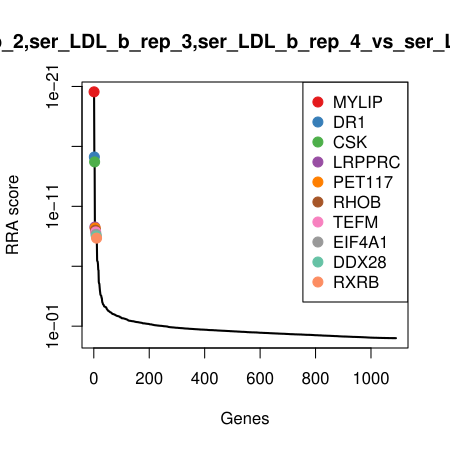

R code for this plot:
pdf(file='ser_bottom_top.pdf',width=4.5,height=4.5);
gstable=read.table('ser_bottom_top.gene_summary.txt',header=T)
# 
#
# parameters
# Do not modify the variables beginning with "__"

# gstablename='__GENE_SUMMARY_FILE__'
startindex=3
# outputfile='__OUTPUT_FILE__'
targetgenelist=c("MYLIP","DR1","CSK","LRPPRC","PET117","RHOB","TEFM","EIF4A1","DDX28","RXRB")
# samplelabel=sub('.\\w+.\\w+$','',colnames(gstable)[startindex]);
samplelabel='ser_LDL_b_rep_1,ser_LDL_b_rep_2,ser_LDL_b_rep_3,ser_LDL_b_rep_4_vs_ser_LDL_t_rep_1,ser_LDL_t_rep_2,ser_LDL_t_rep_3,ser_LDL_t_rep_4 neg.'


# You need to write some codes in front of this code:
# gstable=read.table(gstablename,header=T)
# pdf(file=outputfile,width=6,height=6)


# set up color using RColorBrewer
#library(RColorBrewer)
#colors <- brewer.pal(length(targetgenelist), "Set1")

colors=c( "#E41A1C", "#377EB8", "#4DAF4A", "#984EA3", "#FF7F00",  "#A65628", "#F781BF",
          "#999999", "#66C2A5", "#FC8D62", "#8DA0CB", "#E78AC3", "#A6D854", "#FFD92F", "#E5C494", "#B3B3B3", 
          "#8DD3C7", "#FFFFB3", "#BEBADA", "#FB8072", "#80B1D3", "#FDB462", "#B3DE69", "#FCCDE5",
          "#D9D9D9", "#BC80BD", "#CCEBC5", "#FFED6F")

######
# function definition

plotrankedvalues<-function(val, tglist, ...){
  
  plot(val,log='y',ylim=c(max(val),min(val)),type='l',lwd=2, ...)
  if(length(tglist)>0){
    for(i in 1:length(tglist)){
      targetgene=tglist[i];
      tx=which(names(val)==targetgene);ty=val[targetgene];
      points(tx,ty,col=colors[(i %% length(colors)) ],cex=2,pch=20)
      # text(tx+50,ty,targetgene,col=colors[i])
    }
    legend('topright',tglist,pch=20,pt.cex = 2,cex=1,col=colors)
  }
}



plotrandvalues<-function(val,targetgenelist, ...){
  # choose the one with the best distance distribution
  
  mindiffvalue=0;
  randval=val;
  for(i in 1:20){
    randval0=sample(val)
    vindex=sort(which(names(randval0) %in% targetgenelist))
    if(max(vindex)>0.9*length(val)){
      # print('pass...')
      next;
    }
    mindiffind=min(diff(vindex));
    if (mindiffind > mindiffvalue){
      mindiffvalue=mindiffind;
      randval=randval0;
      # print(paste('Diff: ',mindiffvalue))
    }
  }
  plot(randval,log='y',ylim=c(max(randval),min(randval)),pch=20,col='grey', ...)
  
  if(length(targetgenelist)>0){
    for(i in 1:length(targetgenelist)){
      targetgene=targetgenelist[i];
      tx=which(names(randval)==targetgene);ty=randval[targetgene];
      points(tx,ty,col=colors[(i %% length(colors)) ],cex=2,pch=20)
      text(tx+50,ty,targetgene,col=colors[i])
    }
  }
  
}




# set.seed(1235)



pvec=gstable[,startindex]
names(pvec)=gstable[,'id']
pvec=sort(pvec);

plotrankedvalues(pvec,targetgenelist,xlab='Genes',ylab='RRA score',main=paste('Distribution of RRA scores in \\n',samplelabel))

# plotrandvalues(pvec,targetgenelist,xlab='Genes',ylab='RRA score',main=paste('Distribution of RRA scores in \\n',samplelabel))


pvec=gstable[,startindex+1]
names(pvec)=gstable[,'id']
pvec=sort(pvec);

plotrankedvalues(pvec,targetgenelist,xlab='Genes',ylab='p value',main=paste('Distribution of p values in \\n',samplelabel))

# plotrandvalues(pvec,targetgenelist,xlab='Genes',ylab='p value',main=paste('Distribution of p values in \\n',samplelabel))



# you need to write after this code:
# dev.off()






# parameters
# Do not modify the variables beginning with "__"
targetmat=list(c(1001.1514249507161,847.1338244245449),c(933.8365042008063,880.7622488984562),c(945.2536401588562,842.4613550936662),c(966.1957934063299,783.9281473909163),c(1504.7216112496658,773.6722005008418),c(1656.0059192325216,890.3989275212509),c(1459.547175446594,883.3780667227805),c(1500.3966009835624,856.091375556644),c(1318.9362428262539,1031.0411181709628),c(1269.4065145139377,944.1966237714215),c(1322.5148849681195,973.5746975147198),c(1223.3201206391254,901.9450512833223),c(855.0973934850108,572.1966067732473),c(939.3208027031823,518.482459719075),c(997.5894428606663,518.881512259911),c(1066.0998045348015,484.2083961211372))
targetgene="MYLIP"
collabel=c("ser_LDL_t_rep_1","ser_LDL_t_rep_2","ser_LDL_t_rep_3","ser_LDL_t_rep_4","ser_LDL_b_rep_1","ser_LDL_b_rep_2","ser_LDL_b_rep_3","ser_LDL_b_rep_4")

# set up color using RColorBrewer
#library(RColorBrewer)
#colors <- brewer.pal(length(targetgenelist), "Set1")

colors=c( "#E41A1C", "#377EB8", "#4DAF4A", "#984EA3", "#FF7F00",  "#A65628", "#F781BF",
          "#999999", "#66C2A5", "#FC8D62", "#8DA0CB", "#E78AC3", "#A6D854", "#FFD92F", "#E5C494", "#B3B3B3", 
          "#8DD3C7", "#FFFFB3", "#BEBADA", "#FB8072", "#80B1D3", "#FDB462", "#B3DE69", "#FCCDE5",
          "#D9D9D9", "#BC80BD", "#CCEBC5", "#FFED6F")


## code

targetmatvec=unlist(targetmat)+1
yrange=range(targetmatvec[targetmatvec>0]);
# yrange[1]=1; # set the minimum value to 1
for(i in 1:length(targetmat)){
  vali=targetmat[[i]]+1;
  if(i==1){
    plot(1:length(vali),vali,type='b',las=1,pch=20,main=paste('sgRNAs in',targetgene),ylab='Read counts',xlab='Samples',xlim=c(0.7,length(vali)+0.3),ylim = yrange,col=colors[(i %% length(colors))],xaxt='n',log='y')
    axis(1,at=1:length(vali),labels=(collabel),las=2)
    # lines(0:100,rep(1,101),col='black');
  }else{
    lines(1:length(vali),vali,type='b',pch=20,col=colors[(i %% length(colors))])
  }
}




# parameters
# Do not modify the variables beginning with "__"
targetmat=list(c(1715.0075179177318,1212.090130353775),c(4262.421554006222,1808.5580665826787),c(1979.8901777213132,1033.4079196456655),c(1677.777200905469,1080.7341445239047),c(469.5356241898878,248.4408883677812),c(388.3837534197214,214.71271137589008),c(447.74712559984073,292.3743990550473),c(375.35904455667963,208.2419738981087),c(1027.228932844778,907.2876375514302),c(994.149886727755,913.158100667142),c(971.8320167832215,896.5907920199426),c(965.184204884119,864.573228996463),c(902.9290632648681,710.7275912397405),c(1040.2656037114202,714.3276671338111),c(951.8507864460998,609.1599001767283),c(909.4222285918762,738.712385248933))
targetgene="DR1"
collabel=c("ser_LDL_t_rep_1","ser_LDL_t_rep_2","ser_LDL_t_rep_3","ser_LDL_t_rep_4","ser_LDL_b_rep_1","ser_LDL_b_rep_2","ser_LDL_b_rep_3","ser_LDL_b_rep_4")

# set up color using RColorBrewer
#library(RColorBrewer)
#colors <- brewer.pal(length(targetgenelist), "Set1")

colors=c( "#E41A1C", "#377EB8", "#4DAF4A", "#984EA3", "#FF7F00",  "#A65628", "#F781BF",
          "#999999", "#66C2A5", "#FC8D62", "#8DA0CB", "#E78AC3", "#A6D854", "#FFD92F", "#E5C494", "#B3B3B3", 
          "#8DD3C7", "#FFFFB3", "#BEBADA", "#FB8072", "#80B1D3", "#FDB462", "#B3DE69", "#FCCDE5",
          "#D9D9D9", "#BC80BD", "#CCEBC5", "#FFED6F")


## code

targetmatvec=unlist(targetmat)+1
yrange=range(targetmatvec[targetmatvec>0]);
# yrange[1]=1; # set the minimum value to 1
for(i in 1:length(targetmat)){
  vali=targetmat[[i]]+1;
  if(i==1){
    plot(1:length(vali),vali,type='b',las=1,pch=20,main=paste('sgRNAs in',targetgene),ylab='Read counts',xlab='Samples',xlim=c(0.7,length(vali)+0.3),ylim = yrange,col=colors[(i %% length(colors))],xaxt='n',log='y')
    axis(1,at=1:length(vali),labels=(collabel),las=2)
    # lines(0:100,rep(1,101),col='black');
  }else{
    lines(1:length(vali),vali,type='b',pch=20,col=colors[(i %% length(colors))])
  }
}




# parameters
# Do not modify the variables beginning with "__"
targetmat=list(c(1596.8621534062893,1504.2121360958809),c(5732.181738315593,2276.0702562169467),c(2264.4952722102903,1241.5753123766876),c(1262.3885249654277,843.558384211968),c(722.4303411264475,353.4703042510653),c(1006.0700748409223,351.06930812498996),c(773.1545667093382,435.61378107280484),c(760.6628354040093,327.23819360616267),c(427.83008930184315,376.20894913744615),c(597.0025266609492,348.98594687974486),c(571.7225979846149,418.27062754683334),c(445.9514123494972,353.58349910984595),c(305.2150517705438,379.46016624699706),c(369.5380694243073,365.80166846133153),c(340.36330998126056,388.0907067395327),c(396.1023573954476,475.85342623000747))
targetgene="CSK"
collabel=c("ser_LDL_t_rep_1","ser_LDL_t_rep_2","ser_LDL_t_rep_3","ser_LDL_t_rep_4","ser_LDL_b_rep_1","ser_LDL_b_rep_2","ser_LDL_b_rep_3","ser_LDL_b_rep_4")

# set up color using RColorBrewer
#library(RColorBrewer)
#colors <- brewer.pal(length(targetgenelist), "Set1")

colors=c( "#E41A1C", "#377EB8", "#4DAF4A", "#984EA3", "#FF7F00",  "#A65628", "#F781BF",
          "#999999", "#66C2A5", "#FC8D62", "#8DA0CB", "#E78AC3", "#A6D854", "#FFD92F", "#E5C494", "#B3B3B3", 
          "#8DD3C7", "#FFFFB3", "#BEBADA", "#FB8072", "#80B1D3", "#FDB462", "#B3DE69", "#FCCDE5",
          "#D9D9D9", "#BC80BD", "#CCEBC5", "#FFED6F")


## code

targetmatvec=unlist(targetmat)+1
yrange=range(targetmatvec[targetmatvec>0]);
# yrange[1]=1; # set the minimum value to 1
for(i in 1:length(targetmat)){
  vali=targetmat[[i]]+1;
  if(i==1){
    plot(1:length(vali),vali,type='b',las=1,pch=20,main=paste('sgRNAs in',targetgene),ylab='Read counts',xlab='Samples',xlim=c(0.7,length(vali)+0.3),ylim = yrange,col=colors[(i %% length(colors))],xaxt='n',log='y')
    axis(1,at=1:length(vali),labels=(collabel),las=2)
    # lines(0:100,rep(1,101),col='black');
  }else{
    lines(1:length(vali),vali,type='b',pch=20,col=colors[(i %% length(colors))])
  }
}




# parameters
# Do not modify the variables beginning with "__"
targetmat=list(c(757.3932629853139,425.71180617026744),c(671.3363448804884,413.4214077390645),c(772.0530946158576,443.7523120723216),c(783.725876051672,445.8099450032081),c(1036.5308057919754,1000.4349884218004),c(1111.2001695657718,987.3835561850908),c(970.2485458833942,1120.0786275657686),c(946.3868783493933,980.271547982256),c(794.5243085245854,724.7014468890857),c(622.1337515491289,650.3341229405759),c(801.7577822210648,876.2038960767733),c(666.540807209844,598.1510421089566),c(402.3533510812792,265.9265193800356),c(484.6384527960227,269.76851517746246),c(482.6764339922485,283.5863029888029),c(419.42611677163245,310.44868338878956))
targetgene="LRPPRC"
collabel=c("ser_LDL_t_rep_1","ser_LDL_t_rep_2","ser_LDL_t_rep_3","ser_LDL_t_rep_4","ser_LDL_b_rep_1","ser_LDL_b_rep_2","ser_LDL_b_rep_3","ser_LDL_b_rep_4")

# set up color using RColorBrewer
#library(RColorBrewer)
#colors <- brewer.pal(length(targetgenelist), "Set1")

colors=c( "#E41A1C", "#377EB8", "#4DAF4A", "#984EA3", "#FF7F00",  "#A65628", "#F781BF",
          "#999999", "#66C2A5", "#FC8D62", "#8DA0CB", "#E78AC3", "#A6D854", "#FFD92F", "#E5C494", "#B3B3B3", 
          "#8DD3C7", "#FFFFB3", "#BEBADA", "#FB8072", "#80B1D3", "#FDB462", "#B3DE69", "#FCCDE5",
          "#D9D9D9", "#BC80BD", "#CCEBC5", "#FFED6F")


## code

targetmatvec=unlist(targetmat)+1
yrange=range(targetmatvec[targetmatvec>0]);
# yrange[1]=1; # set the minimum value to 1
for(i in 1:length(targetmat)){
  vali=targetmat[[i]]+1;
  if(i==1){
    plot(1:length(vali),vali,type='b',las=1,pch=20,main=paste('sgRNAs in',targetgene),ylab='Read counts',xlab='Samples',xlim=c(0.7,length(vali)+0.3),ylim = yrange,col=colors[(i %% length(colors))],xaxt='n',log='y')
    axis(1,at=1:length(vali),labels=(collabel),las=2)
    # lines(0:100,rep(1,101),col='black');
  }else{
    lines(1:length(vali),vali,type='b',pch=20,col=colors[(i %% length(colors))])
  }
}




# parameters
# Do not modify the variables beginning with "__"
targetmat=list(c(755.6066601917909,465.1470826014729),c(631.0208256807541,441.33035762109455),c(769.8946768027208,476.1017335847454),c(613.3246040839473,444.7002499939293),c(615.1668644065891,604.4670665353958),c(650.7604452554986,478.50171170716163),c(728.77674991257,582.3546206484712),c(602.677120564819,664.0598711592694),c(1038.1361451317564,913.4855660553569),c(992.5427682805797,886.3674894256517),c(998.4026022975636,1040.0059204998063),c(988.6086858241418,940.2443075131962),c(679.4721419278221,547.0250424874304),c(665.3705964322104,509.39140319181547),c(745.972298430793,511.2618590190028),c(619.7847226025842,462.8174692533258))
targetgene="PET117"
collabel=c("ser_LDL_t_rep_1","ser_LDL_t_rep_2","ser_LDL_t_rep_3","ser_LDL_t_rep_4","ser_LDL_b_rep_1","ser_LDL_b_rep_2","ser_LDL_b_rep_3","ser_LDL_b_rep_4")

# set up color using RColorBrewer
#library(RColorBrewer)
#colors <- brewer.pal(length(targetgenelist), "Set1")

colors=c( "#E41A1C", "#377EB8", "#4DAF4A", "#984EA3", "#FF7F00",  "#A65628", "#F781BF",
          "#999999", "#66C2A5", "#FC8D62", "#8DA0CB", "#E78AC3", "#A6D854", "#FFD92F", "#E5C494", "#B3B3B3", 
          "#8DD3C7", "#FFFFB3", "#BEBADA", "#FB8072", "#80B1D3", "#FDB462", "#B3DE69", "#FCCDE5",
          "#D9D9D9", "#BC80BD", "#CCEBC5", "#FFED6F")


## code

targetmatvec=unlist(targetmat)+1
yrange=range(targetmatvec[targetmatvec>0]);
# yrange[1]=1; # set the minimum value to 1
for(i in 1:length(targetmat)){
  vali=targetmat[[i]]+1;
  if(i==1){
    plot(1:length(vali),vali,type='b',las=1,pch=20,main=paste('sgRNAs in',targetgene),ylab='Read counts',xlab='Samples',xlim=c(0.7,length(vali)+0.3),ylim = yrange,col=colors[(i %% length(colors))],xaxt='n',log='y')
    axis(1,at=1:length(vali),labels=(collabel),las=2)
    # lines(0:100,rep(1,101),col='black');
  }else{
    lines(1:length(vali),vali,type='b',pch=20,col=colors[(i %% length(colors))])
  }
}




# parameters
# Do not modify the variables beginning with "__"
targetmat=list(c(655.375162188325,557.3824796828787),c(788.2865183042048,554.8421073360333),c(611.2648447914153,557.0486825850892),c(514.9368617768449,719.6400432877344),c(142.5570341417792,111.64015549815657),c(145.65398796974796,122.77415391897593),c(173.15212371201147,124.27843237575547),c(152.87179585989645,165.4243671960057),c(598.6390865066495,568.1527279892729),c(711.7753315647633,538.4142072981766),c(649.0165705600692,485.5065676649267),c(704.8885584849021,501.417805792307),c(724.08023420424,443.03785961757904),c(694.1437456936729,438.46686877241854),c(708.5439430633052,530.243403056832),c(712.4934326343689,509.3090586628526))
targetgene="RHOB"
collabel=c("ser_LDL_t_rep_1","ser_LDL_t_rep_2","ser_LDL_t_rep_3","ser_LDL_t_rep_4","ser_LDL_b_rep_1","ser_LDL_b_rep_2","ser_LDL_b_rep_3","ser_LDL_b_rep_4")

# set up color using RColorBrewer
#library(RColorBrewer)
#colors <- brewer.pal(length(targetgenelist), "Set1")

colors=c( "#E41A1C", "#377EB8", "#4DAF4A", "#984EA3", "#FF7F00",  "#A65628", "#F781BF",
          "#999999", "#66C2A5", "#FC8D62", "#8DA0CB", "#E78AC3", "#A6D854", "#FFD92F", "#E5C494", "#B3B3B3", 
          "#8DD3C7", "#FFFFB3", "#BEBADA", "#FB8072", "#80B1D3", "#FDB462", "#B3DE69", "#FCCDE5",
          "#D9D9D9", "#BC80BD", "#CCEBC5", "#FFED6F")


## code

targetmatvec=unlist(targetmat)+1
yrange=range(targetmatvec[targetmatvec>0]);
# yrange[1]=1; # set the minimum value to 1
for(i in 1:length(targetmat)){
  vali=targetmat[[i]]+1;
  if(i==1){
    plot(1:length(vali),vali,type='b',las=1,pch=20,main=paste('sgRNAs in',targetgene),ylab='Read counts',xlab='Samples',xlim=c(0.7,length(vali)+0.3),ylim = yrange,col=colors[(i %% length(colors))],xaxt='n',log='y')
    axis(1,at=1:length(vali),labels=(collabel),las=2)
    # lines(0:100,rep(1,101),col='black');
  }else{
    lines(1:length(vali),vali,type='b',pch=20,col=colors[(i %% length(colors))])
  }
}




# parameters
# Do not modify the variables beginning with "__"
targetmat=list(c(759.1925273943674,430.01990551238293),c(871.8544546354822,456.50911893996675),c(963.0241355903886,583.9968817449686),c(956.6852217150026,580.6163590148335),c(546.8336976350555,517.2958075204887),c(501.6032023433298,511.72281716969087),c(610.5195832971342,484.0316911805185),c(584.4997251270809,601.6508281541161),c(816.3546785762443,660.011936811984),c(908.6398376593108,770.0959563912501),c(956.5527775102922,624.8035005729446),c(914.6894590120775,654.4406340495378),c(1197.9331129426168,1308.2553402549042),c(1113.6474604195867,1146.5444522702567),c(1185.0161768270082,999.5140972920725),c(1180.1370846432476,1176.7222077674971))
targetgene="TEFM"
collabel=c("ser_LDL_t_rep_1","ser_LDL_t_rep_2","ser_LDL_t_rep_3","ser_LDL_t_rep_4","ser_LDL_b_rep_1","ser_LDL_b_rep_2","ser_LDL_b_rep_3","ser_LDL_b_rep_4")

# set up color using RColorBrewer
#library(RColorBrewer)
#colors <- brewer.pal(length(targetgenelist), "Set1")

colors=c( "#E41A1C", "#377EB8", "#4DAF4A", "#984EA3", "#FF7F00",  "#A65628", "#F781BF",
          "#999999", "#66C2A5", "#FC8D62", "#8DA0CB", "#E78AC3", "#A6D854", "#FFD92F", "#E5C494", "#B3B3B3", 
          "#8DD3C7", "#FFFFB3", "#BEBADA", "#FB8072", "#80B1D3", "#FDB462", "#B3DE69", "#FCCDE5",
          "#D9D9D9", "#BC80BD", "#CCEBC5", "#FFED6F")


## code

targetmatvec=unlist(targetmat)+1
yrange=range(targetmatvec[targetmatvec>0]);
# yrange[1]=1; # set the minimum value to 1
for(i in 1:length(targetmat)){
  vali=targetmat[[i]]+1;
  if(i==1){
    plot(1:length(vali),vali,type='b',las=1,pch=20,main=paste('sgRNAs in',targetgene),ylab='Read counts',xlab='Samples',xlim=c(0.7,length(vali)+0.3),ylim = yrange,col=colors[(i %% length(colors))],xaxt='n',log='y')
    axis(1,at=1:length(vali),labels=(collabel),las=2)
    # lines(0:100,rep(1,101),col='black');
  }else{
    lines(1:length(vali),vali,type='b',pch=20,col=colors[(i %% length(colors))])
  }
}




# parameters
# Do not modify the variables beginning with "__"
targetmat=list(c(795.6941947080625,648.7022604749587),c(830.1398211348659,711.3288938902441),c(883.8060629531637,718.207387809531),c(774.1929315185337,724.103016340542),c(1110.9549304981049,1052.4110504022487),c(1182.3123342623317,1026.3541558011732),c(1690.9782571432736,1318.7504473390509),c(1337.2566785981057,982.8081469216135),c(1367.4704536080594,1165.733847730674),c(1399.4251621188719,1316.6226504870085),c(1400.1439136312872,1380.197594667927),c(1322.0267856740695,1100.8769322940382),c(509.5882197353411,391.0011023991169),c(513.1264771723477,301.18131270049975),c(516.7792190570523,427.61429889796364),c(509.63941480940855,367.7649041604404))
targetgene="EIF4A1"
collabel=c("ser_LDL_t_rep_1","ser_LDL_t_rep_2","ser_LDL_t_rep_3","ser_LDL_t_rep_4","ser_LDL_b_rep_1","ser_LDL_b_rep_2","ser_LDL_b_rep_3","ser_LDL_b_rep_4")

# set up color using RColorBrewer
#library(RColorBrewer)
#colors <- brewer.pal(length(targetgenelist), "Set1")

colors=c( "#E41A1C", "#377EB8", "#4DAF4A", "#984EA3", "#FF7F00",  "#A65628", "#F781BF",
          "#999999", "#66C2A5", "#FC8D62", "#8DA0CB", "#E78AC3", "#A6D854", "#FFD92F", "#E5C494", "#B3B3B3", 
          "#8DD3C7", "#FFFFB3", "#BEBADA", "#FB8072", "#80B1D3", "#FDB462", "#B3DE69", "#FCCDE5",
          "#D9D9D9", "#BC80BD", "#CCEBC5", "#FFED6F")


## code

targetmatvec=unlist(targetmat)+1
yrange=range(targetmatvec[targetmatvec>0]);
# yrange[1]=1; # set the minimum value to 1
for(i in 1:length(targetmat)){
  vali=targetmat[[i]]+1;
  if(i==1){
    plot(1:length(vali),vali,type='b',las=1,pch=20,main=paste('sgRNAs in',targetgene),ylab='Read counts',xlab='Samples',xlim=c(0.7,length(vali)+0.3),ylim = yrange,col=colors[(i %% length(colors))],xaxt='n',log='y')
    axis(1,at=1:length(vali),labels=(collabel),las=2)
    # lines(0:100,rep(1,101),col='black');
  }else{
    lines(1:length(vali),vali,type='b',pch=20,col=colors[(i %% length(colors))])
  }
}




# parameters
# Do not modify the variables beginning with "__"
targetmat=list(c(536.3047220810187,344.0504570758512),c(517.6393489535913,215.20423854859555),c(657.9385537842584,277.47435306278686),c(596.5784427289607,313.79389702831844),c(628.4361258322707,610.6649949415333),c(682.3739062985311,607.219317190442),c(684.249772459224,663.4650835651111),c(595.0923907476407,601.515880201427),c(503.25878182638417,460.55278897030774),c(471.1999464633229,485.8836813081714),c(412.29129192941303,437.7832817779279),c(434.42996424061243,499.0000260957926),c(266.3768968273738,257.3029960862386),c(355.8837727202663,241.16511158027154),c(421.1765396941036,248.68755183732307),c(478.5272531004051,258.1583474804319))
targetgene="DDX28"
collabel=c("ser_LDL_t_rep_1","ser_LDL_t_rep_2","ser_LDL_t_rep_3","ser_LDL_t_rep_4","ser_LDL_b_rep_1","ser_LDL_b_rep_2","ser_LDL_b_rep_3","ser_LDL_b_rep_4")

# set up color using RColorBrewer
#library(RColorBrewer)
#colors <- brewer.pal(length(targetgenelist), "Set1")

colors=c( "#E41A1C", "#377EB8", "#4DAF4A", "#984EA3", "#FF7F00",  "#A65628", "#F781BF",
          "#999999", "#66C2A5", "#FC8D62", "#8DA0CB", "#E78AC3", "#A6D854", "#FFD92F", "#E5C494", "#B3B3B3", 
          "#8DD3C7", "#FFFFB3", "#BEBADA", "#FB8072", "#80B1D3", "#FDB462", "#B3DE69", "#FCCDE5",
          "#D9D9D9", "#BC80BD", "#CCEBC5", "#FFED6F")


## code

targetmatvec=unlist(targetmat)+1
yrange=range(targetmatvec[targetmatvec>0]);
# yrange[1]=1; # set the minimum value to 1
for(i in 1:length(targetmat)){
  vali=targetmat[[i]]+1;
  if(i==1){
    plot(1:length(vali),vali,type='b',las=1,pch=20,main=paste('sgRNAs in',targetgene),ylab='Read counts',xlab='Samples',xlim=c(0.7,length(vali)+0.3),ylim = yrange,col=colors[(i %% length(colors))],xaxt='n',log='y')
    axis(1,at=1:length(vali),labels=(collabel),las=2)
    # lines(0:100,rep(1,101),col='black');
  }else{
    lines(1:length(vali),vali,type='b',pch=20,col=colors[(i %% length(colors))])
  }
}




# parameters
# Do not modify the variables beginning with "__"
targetmat=list(c(567.8311479713132,438.7700455302868),c(588.4352448729942,542.2427187515581),c(525.3934134151804,431.7897865030672),c(611.7982632428409,555.7337106040163),c(722.5161654210938,503.843068475649),c(805.409402592951,440.28414564409013),c(688.9556589805792,534.9744660579748),c(728.5715302295525,534.6634884001),c(381.52754943157026,316.5155569858958),c(460.60564487349126,270.2059473275759),c(461.1234188332418,307.7360308838122),c(384.37500835900465,356.02896756514804),c(471.58298460482854,445.8945770423098),c(534.465428969219,458.3941318355492),c(574.095856654699,435.17666021676746),c(511.846119841973,390.7649960245948))
targetgene="RXRB"
collabel=c("ser_LDL_t_rep_1","ser_LDL_t_rep_2","ser_LDL_t_rep_3","ser_LDL_t_rep_4","ser_LDL_b_rep_1","ser_LDL_b_rep_2","ser_LDL_b_rep_3","ser_LDL_b_rep_4")

# set up color using RColorBrewer
#library(RColorBrewer)
#colors <- brewer.pal(length(targetgenelist), "Set1")

colors=c( "#E41A1C", "#377EB8", "#4DAF4A", "#984EA3", "#FF7F00",  "#A65628", "#F781BF",
          "#999999", "#66C2A5", "#FC8D62", "#8DA0CB", "#E78AC3", "#A6D854", "#FFD92F", "#E5C494", "#B3B3B3", 
          "#8DD3C7", "#FFFFB3", "#BEBADA", "#FB8072", "#80B1D3", "#FDB462", "#B3DE69", "#FCCDE5",
          "#D9D9D9", "#BC80BD", "#CCEBC5", "#FFED6F")


## code

targetmatvec=unlist(targetmat)+1
yrange=range(targetmatvec[targetmatvec>0]);
# yrange[1]=1; # set the minimum value to 1
for(i in 1:length(targetmat)){
  vali=targetmat[[i]]+1;
  if(i==1){
    plot(1:length(vali),vali,type='b',las=1,pch=20,main=paste('sgRNAs in',targetgene),ylab='Read counts',xlab='Samples',xlim=c(0.7,length(vali)+0.3),ylim = yrange,col=colors[(i %% length(colors))],xaxt='n',log='y')
    axis(1,at=1:length(vali),labels=(collabel),las=2)
    # lines(0:100,rep(1,101),col='black');
  }else{
    lines(1:length(vali),vali,type='b',pch=20,col=colors[(i %% length(colors))])
  }
}



# 
#
# parameters
# Do not modify the variables beginning with "__"

# gstablename='__GENE_SUMMARY_FILE__'
startindex=9
# outputfile='__OUTPUT_FILE__'
targetgenelist=c("LDLR","ARFRP1","TRAPPC1","TMED2","GOSR2","DPAGT1","PREB","OST4","NUDC","INTS1")
# samplelabel=sub('.\\w+.\\w+$','',colnames(gstable)[startindex]);
samplelabel='ser_LDL_b_rep_1,ser_LDL_b_rep_2,ser_LDL_b_rep_3,ser_LDL_b_rep_4_vs_ser_LDL_t_rep_1,ser_LDL_t_rep_2,ser_LDL_t_rep_3,ser_LDL_t_rep_4 pos.'


# You need to write some codes in front of this code:
# gstable=read.table(gstablename,header=T)
# pdf(file=outputfile,width=6,height=6)


# set up color using RColorBrewer
#library(RColorBrewer)
#colors <- brewer.pal(length(targetgenelist), "Set1")

colors=c( "#E41A1C", "#377EB8", "#4DAF4A", "#984EA3", "#FF7F00",  "#A65628", "#F781BF",
          "#999999", "#66C2A5", "#FC8D62", "#8DA0CB", "#E78AC3", "#A6D854", "#FFD92F", "#E5C494", "#B3B3B3", 
          "#8DD3C7", "#FFFFB3", "#BEBADA", "#FB8072", "#80B1D3", "#FDB462", "#B3DE69", "#FCCDE5",
          "#D9D9D9", "#BC80BD", "#CCEBC5", "#FFED6F")

######
# function definition

plotrankedvalues<-function(val, tglist, ...){
  
  plot(val,log='y',ylim=c(max(val),min(val)),type='l',lwd=2, ...)
  if(length(tglist)>0){
    for(i in 1:length(tglist)){
      targetgene=tglist[i];
      tx=which(names(val)==targetgene);ty=val[targetgene];
      points(tx,ty,col=colors[(i %% length(colors)) ],cex=2,pch=20)
      # text(tx+50,ty,targetgene,col=colors[i])
    }
    legend('topright',tglist,pch=20,pt.cex = 2,cex=1,col=colors)
  }
}



plotrandvalues<-function(val,targetgenelist, ...){
  # choose the one with the best distance distribution
  
  mindiffvalue=0;
  randval=val;
  for(i in 1:20){
    randval0=sample(val)
    vindex=sort(which(names(randval0) %in% targetgenelist))
    if(max(vindex)>0.9*length(val)){
      # print('pass...')
      next;
    }
    mindiffind=min(diff(vindex));
    if (mindiffind > mindiffvalue){
      mindiffvalue=mindiffind;
      randval=randval0;
      # print(paste('Diff: ',mindiffvalue))
    }
  }
  plot(randval,log='y',ylim=c(max(randval),min(randval)),pch=20,col='grey', ...)
  
  if(length(targetgenelist)>0){
    for(i in 1:length(targetgenelist)){
      targetgene=targetgenelist[i];
      tx=which(names(randval)==targetgene);ty=randval[targetgene];
      points(tx,ty,col=colors[(i %% length(colors)) ],cex=2,pch=20)
      text(tx+50,ty,targetgene,col=colors[i])
    }
  }
  
}




# set.seed(1235)



pvec=gstable[,startindex]
names(pvec)=gstable[,'id']
pvec=sort(pvec);

plotrankedvalues(pvec,targetgenelist,xlab='Genes',ylab='RRA score',main=paste('Distribution of RRA scores in \\n',samplelabel))

# plotrandvalues(pvec,targetgenelist,xlab='Genes',ylab='RRA score',main=paste('Distribution of RRA scores in \\n',samplelabel))


pvec=gstable[,startindex+1]
names(pvec)=gstable[,'id']
pvec=sort(pvec);

plotrankedvalues(pvec,targetgenelist,xlab='Genes',ylab='p value',main=paste('Distribution of p values in \\n',samplelabel))

# plotrandvalues(pvec,targetgenelist,xlab='Genes',ylab='p value',main=paste('Distribution of p values in \\n',samplelabel))



# you need to write after this code:
# dev.off()






# parameters
# Do not modify the variables beginning with "__"
targetmat=list(c(103.94141320898598,881.5745464823385),c(76.77721671695979,898.4078962430256),c(90.75931853693417,778.486092646531),c(74.508941781517,908.8524196773153),c(107.2857539778899,743.3794649219276),c(103.7274572607232,758.335462501937),c(110.684336441859,747.979143895485),c(128.35514828767128,827.9178177134493),c(333.2381499181726,1356.4459817786221),c(337.2308908240067,1224.4993853824635),c(270.8163775196689,1414.7538357594087),c(432.98642953099665,1582.1116284925197),c(191.3996031313516,1362.3357425559586),c(240.86051008739534,1311.68056663786),c(224.40593101906256,1370.4174235861103),c(246.70288868069983,1321.8919586514876),c(156.10604580668732,1194.481009917271),c(114.79968613729893,1355.250835680239),c(117.24085171459238,1145.8100746201148),c(102.08611461449303,1330.4372538165742),c(138.73268647855988,739.7630464680308),c(109.26162516795337,906.9803312478726),c(125.291785335202,968.7135677750416),c(156.50973507281694,905.3526336321561),c(162.9886531918189,1029.5400269520208),c(154.53716903925783,892.2975814181522),c(175.26601524917274,967.8760237003975),c(150.90343671404318,1087.4950049162674),c(105.97282727091705,609.3988266247826),c(116.25645586644855,698.0667242328699),c(134.04734943558242,654.893922752627),c(115.93736274721911,625.8552411565463),c(95.91119693731125,722.6829020549455),c(150.7873495307132,710.4451545341842),c(99.02898839337476,918.8697112550071),c(114.9884358290009,794.4264322159704),c(69.64609342015248,267.14297898196435),c(144.62879888246343,311.41780231776823),c(103.5122432413059,292.4316909771517),c(103.85864514533934,297.72187102706135),c(44.91645060089204,224.3774783859117),c(38.24215276306012,277.25876860024056),c(45.00508085145439,203.23998887194594),c(38.39811225218637,224.61508020847313),c(47.98104115002087,215.6456497941334),c(31.867811793877827,221.46338499309462),c(40.73666692896454,159.9657974186386),c(55.71161524679127,196.87862374119135),c(204.36050625201034,804.9700108448551),c(180.94014768166346,671.2715346988246),c(190.66325201062114,775.1275547202446),c(213.10761560455228,725.3788436080854),c(94.82080423098952,832.3285853980925),c(135.45270660195052,868.1539852581477),c(120.01095199838608,912.4146300324886),c(91.16222483886872,904.8058505315165),c(142.05474989217606,644.3664262467191),c(131.5525383753803,719.1709054751033),c(146.8932222273471,707.3115740033381),c(116.75089414490063,659.5369520261357),c(100.08845747997005,711.7896992314382),c(87.99590111838313,760.9464142017741),c(72.32482355207738,684.9186912713417),c(73.13814090060093,810.4546408467475),c(222.12171737204167,1005.0271837892682),c(219.9878062901045,1034.9177157501872),c(208.4415381607816,897.400000307173),c(241.85976064487465,1083.555694571755),c(168.42162415424713,845.3685133319863),c(167.43230663353262,1059.304880126851),c(139.9398652430552,755.778414405446),c(181.10918867892798,976.5330504354478),c(248.0053000023182,839.293539442962),c(325.03725691123066,1083.8768452293934),c(351.0062385860641,861.6147748978082),c(259.34894789291656,949.7240279111805),c(118.26612845770191,953.1280298181049),c(109.92067536750582,940.2915950148805),c(70.29998471364037,880.0896736116854),c(115.8646289282798,936.5415630310217),c(87.76654820793729,711.6484331904103),c(101.7234256302158,925.5096241719178),c(73.86376814657451,849.5009678469145),c(94.6871414023449,684.4276648409528),c(82.27636098748256,561.398623580729),c(71.27771621785381,443.73847645529804),c(82.57091054317118,464.6786801699267),c(73.25116355004522,566.4384496091808),c(87.43591263515735,841.3502705837034),c(81.5136649836937,825.345811679445),c(98.85088309377502,931.6208507156648),c(91.75978313308731,875.1787731135721),c(175.19612998670118,1170.3663273750726),c(217.5829682125148,1314.9317828546327),c(189.34693906019342,1117.9915041104937),c(194.8977751100567,1223.0904096658912),c(121.61680003437111,917.450437784035),c(152.02832898933895,1089.5993388098238),c(129.2039886291377,911.920217254347),c(130.63235882486183,1010.4050868734553),c(71.56940590022909,645.8800671498357),c(79.5443006504114,752.1710526544716),c(55.91516740565756,568.9706398211196),c(95.38765014082165,731.2087745106455),c(250.10987664610855,1316.9777452888948),c(213.5055701352516,1270.752733187264),c(252.82325041471248,1397.684288506258),c(223.2582628227605,1406.8973226786914),c(72.10029819617755,684.8732341296209),c(124.41514518390767,837.6250208677546),c(124.7652601550309,793.279916422293),c(137.7023363231446,702.0811671779189),c(190.76060926327432,827.0682469144001),c(138.94817542014042,1009.0651256424187),c(151.1616361204823,936.7890345728451),c(152.66589493233826,943.176612890658),c(43.158455912068234,341.56050435202735),c(62.53709765140312,339.4395204377752),c(17.025233986175646,339.5504712848703),c(45.96269761019003,289.6045397197713))
targetgene="LDLR"
collabel=c("ser_LDL_t_rep_1","ser_LDL_t_rep_2","ser_LDL_t_rep_3","ser_LDL_t_rep_4","ser_LDL_b_rep_1","ser_LDL_b_rep_2","ser_LDL_b_rep_3","ser_LDL_b_rep_4")

# set up color using RColorBrewer
#library(RColorBrewer)
#colors <- brewer.pal(length(targetgenelist), "Set1")

colors=c( "#E41A1C", "#377EB8", "#4DAF4A", "#984EA3", "#FF7F00",  "#A65628", "#F781BF",
          "#999999", "#66C2A5", "#FC8D62", "#8DA0CB", "#E78AC3", "#A6D854", "#FFD92F", "#E5C494", "#B3B3B3", 
          "#8DD3C7", "#FFFFB3", "#BEBADA", "#FB8072", "#80B1D3", "#FDB462", "#B3DE69", "#FCCDE5",
          "#D9D9D9", "#BC80BD", "#CCEBC5", "#FFED6F")


## code

targetmatvec=unlist(targetmat)+1
yrange=range(targetmatvec[targetmatvec>0]);
# yrange[1]=1; # set the minimum value to 1
for(i in 1:length(targetmat)){
  vali=targetmat[[i]]+1;
  if(i==1){
    plot(1:length(vali),vali,type='b',las=1,pch=20,main=paste('sgRNAs in',targetgene),ylab='Read counts',xlab='Samples',xlim=c(0.7,length(vali)+0.3),ylim = yrange,col=colors[(i %% length(colors))],xaxt='n',log='y')
    axis(1,at=1:length(vali),labels=(collabel),las=2)
    # lines(0:100,rep(1,101),col='black');
  }else{
    lines(1:length(vali),vali,type='b',pch=20,col=colors[(i %% length(colors))])
  }
}




# parameters
# Do not modify the variables beginning with "__"
targetmat=list(c(358.88653682528536,735.5742394360348),c(480.95796800290907,990.6620548035502),c(454.61532519579805,732.7359667178754),c(545.6472938456786,910.2873880113939),c(205.34279739592887,441.10930875308406),c(210.56125628053488,555.6042970751053),c(275.8300529070852,545.2458002363375),c(220.8680296068443,454.67594483218977),c(420.3434270194525,468.26802058434475),c(407.42186931296703,499.71417677116335),c(460.7265772195321,427.3651571609962),c(391.31181884627324,376.8292937655325),c(364.8853390739316,426.3925001441373),c(279.0294350628273,324.90550845109624),c(415.198866596145,349.829546965973),c(346.56438224465313,349.0928373964045))
targetgene="ARFRP1"
collabel=c("ser_LDL_t_rep_1","ser_LDL_t_rep_2","ser_LDL_t_rep_3","ser_LDL_t_rep_4","ser_LDL_b_rep_1","ser_LDL_b_rep_2","ser_LDL_b_rep_3","ser_LDL_b_rep_4")

# set up color using RColorBrewer
#library(RColorBrewer)
#colors <- brewer.pal(length(targetgenelist), "Set1")

colors=c( "#E41A1C", "#377EB8", "#4DAF4A", "#984EA3", "#FF7F00",  "#A65628", "#F781BF",
          "#999999", "#66C2A5", "#FC8D62", "#8DA0CB", "#E78AC3", "#A6D854", "#FFD92F", "#E5C494", "#B3B3B3", 
          "#8DD3C7", "#FFFFB3", "#BEBADA", "#FB8072", "#80B1D3", "#FDB462", "#B3DE69", "#FCCDE5",
          "#D9D9D9", "#BC80BD", "#CCEBC5", "#FFED6F")


## code

targetmatvec=unlist(targetmat)+1
yrange=range(targetmatvec[targetmatvec>0]);
# yrange[1]=1; # set the minimum value to 1
for(i in 1:length(targetmat)){
  vali=targetmat[[i]]+1;
  if(i==1){
    plot(1:length(vali),vali,type='b',las=1,pch=20,main=paste('sgRNAs in',targetgene),ylab='Read counts',xlab='Samples',xlim=c(0.7,length(vali)+0.3),ylim = yrange,col=colors[(i %% length(colors))],xaxt='n',log='y')
    axis(1,at=1:length(vali),labels=(collabel),las=2)
    # lines(0:100,rep(1,101),col='black');
  }else{
    lines(1:length(vali),vali,type='b',pch=20,col=colors[(i %% length(colors))])
  }
}




# parameters
# Do not modify the variables beginning with "__"
targetmat=list(c(1393.122125349908,1802.2050547174335),c(1232.0236292768527,2064.8614855603114),c(1325.6645682026947,1988.2791708830607),c(1366.1017017896559,1901.1217359525492),c(89.6103672108586,290.57696706134686),c(92.47799863427188,297.6684962270753),c(112.13812367737621,269.3074862758564),c(83.85612982675077,324.2494375970091),c(826.2127674589279,877.9272662336172),c(913.4417274886248,922.6459476703111),c(877.4643884395289,715.56406861094),c(810.8487298847135,769.9843808260079),c(1278.1271745929687,1400.2191919730249),c(1155.3196401358043,1308.0141516017009),c(1275.7270735525249,1550.9574750527906),c(1277.5356110747407,1420.8064098820043))
targetgene="TRAPPC1"
collabel=c("ser_LDL_t_rep_1","ser_LDL_t_rep_2","ser_LDL_t_rep_3","ser_LDL_t_rep_4","ser_LDL_b_rep_1","ser_LDL_b_rep_2","ser_LDL_b_rep_3","ser_LDL_b_rep_4")

# set up color using RColorBrewer
#library(RColorBrewer)
#colors <- brewer.pal(length(targetgenelist), "Set1")

colors=c( "#E41A1C", "#377EB8", "#4DAF4A", "#984EA3", "#FF7F00",  "#A65628", "#F781BF",
          "#999999", "#66C2A5", "#FC8D62", "#8DA0CB", "#E78AC3", "#A6D854", "#FFD92F", "#E5C494", "#B3B3B3", 
          "#8DD3C7", "#FFFFB3", "#BEBADA", "#FB8072", "#80B1D3", "#FDB462", "#B3DE69", "#FCCDE5",
          "#D9D9D9", "#BC80BD", "#CCEBC5", "#FFED6F")


## code

targetmatvec=unlist(targetmat)+1
yrange=range(targetmatvec[targetmatvec>0]);
# yrange[1]=1; # set the minimum value to 1
for(i in 1:length(targetmat)){
  vali=targetmat[[i]]+1;
  if(i==1){
    plot(1:length(vali),vali,type='b',las=1,pch=20,main=paste('sgRNAs in',targetgene),ylab='Read counts',xlab='Samples',xlim=c(0.7,length(vali)+0.3),ylim = yrange,col=colors[(i %% length(colors))],xaxt='n',log='y')
    axis(1,at=1:length(vali),labels=(collabel),las=2)
    # lines(0:100,rep(1,101),col='black');
  }else{
    lines(1:length(vali),vali,type='b',pch=20,col=colors[(i %% length(colors))])
  }
}




# parameters
# Do not modify the variables beginning with "__"
targetmat=list(c(187.30183613392757,543.3039809425459),c(214.63476129568267,548.9212657052274),c(199.77113135088698,531.2077634103415),c(182.2841608569929,506.4910037691755),c(587.3663001720805,523.6459888820028),c(496.48541313164355,482.64591804073774),c(514.8356421008626,522.9997079429102),c(565.361102241865,585.832569348391),c(316.17314889506815,426.808973559866),c(352.42686432190726,541.4220433502697),c(362.6693773531765,617.2166741625203),c(299.210739284612,569.126125309227),c(858.5085660280088,1080.9384743018688),c(835.4157451888085,1141.358612152469),c(957.0909888662543,1125.855808045299),c(991.7218009912435,1065.407291301244))
targetgene="TMED2"
collabel=c("ser_LDL_t_rep_1","ser_LDL_t_rep_2","ser_LDL_t_rep_3","ser_LDL_t_rep_4","ser_LDL_b_rep_1","ser_LDL_b_rep_2","ser_LDL_b_rep_3","ser_LDL_b_rep_4")

# set up color using RColorBrewer
#library(RColorBrewer)
#colors <- brewer.pal(length(targetgenelist), "Set1")

colors=c( "#E41A1C", "#377EB8", "#4DAF4A", "#984EA3", "#FF7F00",  "#A65628", "#F781BF",
          "#999999", "#66C2A5", "#FC8D62", "#8DA0CB", "#E78AC3", "#A6D854", "#FFD92F", "#E5C494", "#B3B3B3", 
          "#8DD3C7", "#FFFFB3", "#BEBADA", "#FB8072", "#80B1D3", "#FDB462", "#B3DE69", "#FCCDE5",
          "#D9D9D9", "#BC80BD", "#CCEBC5", "#FFED6F")


## code

targetmatvec=unlist(targetmat)+1
yrange=range(targetmatvec[targetmatvec>0]);
# yrange[1]=1; # set the minimum value to 1
for(i in 1:length(targetmat)){
  vali=targetmat[[i]]+1;
  if(i==1){
    plot(1:length(vali),vali,type='b',las=1,pch=20,main=paste('sgRNAs in',targetgene),ylab='Read counts',xlab='Samples',xlim=c(0.7,length(vali)+0.3),ylim = yrange,col=colors[(i %% length(colors))],xaxt='n',log='y')
    axis(1,at=1:length(vali),labels=(collabel),las=2)
    # lines(0:100,rep(1,101),col='black');
  }else{
    lines(1:length(vali),vali,type='b',pch=20,col=colors[(i %% length(colors))])
  }
}




# parameters
# Do not modify the variables beginning with "__"
targetmat=list(c(1026.116263279176,975.7275075138905),c(1114.1292806676288,890.6965907605023),c(916.7472681134064,1078.1730908249845),c(895.3449351993033,1022.0705901591355),c(991.1120713499571,1015.3977061627628),c(953.2021985619531,1116.6919097545565),c(952.8671012490946,892.7912625418254),c(936.3816987690636,991.0085447997274),c(318.39215799655767,847.4383302375093),c(301.67870113457286,801.0488056072597),c(320.8351337096152,829.163002086986),c(349.36864562999887,673.2707687659922),c(691.0725177551592,738.0458806359438),c(598.0238226861183,728.8390691869918),c(543.6536984695363,836.6803039183422),c(637.4596664458959,811.9022422457303))
targetgene="GOSR2"
collabel=c("ser_LDL_t_rep_1","ser_LDL_t_rep_2","ser_LDL_t_rep_3","ser_LDL_t_rep_4","ser_LDL_b_rep_1","ser_LDL_b_rep_2","ser_LDL_b_rep_3","ser_LDL_b_rep_4")

# set up color using RColorBrewer
#library(RColorBrewer)
#colors <- brewer.pal(length(targetgenelist), "Set1")

colors=c( "#E41A1C", "#377EB8", "#4DAF4A", "#984EA3", "#FF7F00",  "#A65628", "#F781BF",
          "#999999", "#66C2A5", "#FC8D62", "#8DA0CB", "#E78AC3", "#A6D854", "#FFD92F", "#E5C494", "#B3B3B3", 
          "#8DD3C7", "#FFFFB3", "#BEBADA", "#FB8072", "#80B1D3", "#FDB462", "#B3DE69", "#FCCDE5",
          "#D9D9D9", "#BC80BD", "#CCEBC5", "#FFED6F")


## code

targetmatvec=unlist(targetmat)+1
yrange=range(targetmatvec[targetmatvec>0]);
# yrange[1]=1; # set the minimum value to 1
for(i in 1:length(targetmat)){
  vali=targetmat[[i]]+1;
  if(i==1){
    plot(1:length(vali),vali,type='b',las=1,pch=20,main=paste('sgRNAs in',targetgene),ylab='Read counts',xlab='Samples',xlim=c(0.7,length(vali)+0.3),ylim = yrange,col=colors[(i %% length(colors))],xaxt='n',log='y')
    axis(1,at=1:length(vali),labels=(collabel),las=2)
    # lines(0:100,rep(1,101),col='black');
  }else{
    lines(1:length(vali),vali,type='b',pch=20,col=colors[(i %% length(colors))])
  }
}




# parameters
# Do not modify the variables beginning with "__"
targetmat=list(c(163.41144385728472,271.45840293364574),c(241.73535055747166,275.41888179507055),c(198.317344017521,378.0034808732932),c(245.37460496412282,353.54774604521214),c(1222.863012883797,1378.7153178213305),c(1381.932245275374,1386.266560998565),c(1376.7324792958204,1275.7994136894629),c(1282.9259365838236,1478.4629595741844),c(288.04194909750544,655.9110248014111),c(311.95321027991673,602.0470243971512),c(377.6252461270908,600.6621345279523),c(330.95290430554974,630.7623067769965),c(552.8198382681711,649.2636622364985),c(604.1438129145371,651.9034408562013),c(645.3676298562191,661.5775514274393),c(635.0168438409336,589.3519796501844))
targetgene="DPAGT1"
collabel=c("ser_LDL_t_rep_1","ser_LDL_t_rep_2","ser_LDL_t_rep_3","ser_LDL_t_rep_4","ser_LDL_b_rep_1","ser_LDL_b_rep_2","ser_LDL_b_rep_3","ser_LDL_b_rep_4")

# set up color using RColorBrewer
#library(RColorBrewer)
#colors <- brewer.pal(length(targetgenelist), "Set1")

colors=c( "#E41A1C", "#377EB8", "#4DAF4A", "#984EA3", "#FF7F00",  "#A65628", "#F781BF",
          "#999999", "#66C2A5", "#FC8D62", "#8DA0CB", "#E78AC3", "#A6D854", "#FFD92F", "#E5C494", "#B3B3B3", 
          "#8DD3C7", "#FFFFB3", "#BEBADA", "#FB8072", "#80B1D3", "#FDB462", "#B3DE69", "#FCCDE5",
          "#D9D9D9", "#BC80BD", "#CCEBC5", "#FFED6F")


## code

targetmatvec=unlist(targetmat)+1
yrange=range(targetmatvec[targetmatvec>0]);
# yrange[1]=1; # set the minimum value to 1
for(i in 1:length(targetmat)){
  vali=targetmat[[i]]+1;
  if(i==1){
    plot(1:length(vali),vali,type='b',las=1,pch=20,main=paste('sgRNAs in',targetgene),ylab='Read counts',xlab='Samples',xlim=c(0.7,length(vali)+0.3),ylim = yrange,col=colors[(i %% length(colors))],xaxt='n',log='y')
    axis(1,at=1:length(vali),labels=(collabel),las=2)
    # lines(0:100,rep(1,101),col='black');
  }else{
    lines(1:length(vali),vali,type='b',pch=20,col=colors[(i %% length(colors))])
  }
}




# parameters
# Do not modify the variables beginning with "__"
targetmat=list(c(655.3179459594754,832.1030866404243),c(655.0306455327336,773.0045713303386),c(587.468254528786,743.52168772293),c(653.4527294976712,915.8565603303849),c(530.185156566908,631.7707067124674),c(488.64262309573945,610.7727753380703),c(583.3818413924133,608.7556061511749),c(578.9236433155423,760.3328861984304),c(366.10611067849294,338.82307923741615),c(426.7260151837309,429.6103177530547),c(363.4630604827472,366.6538227333358),c(332.0652148796219,381.0742526874419),c(279.6398274452903,288.26700217902396),c(225.8226714317511,296.3832942262043),c(283.74351214475655,295.1689997352777),c(87.30831253224578,269.9773502539334))
targetgene="PREB"
collabel=c("ser_LDL_t_rep_1","ser_LDL_t_rep_2","ser_LDL_t_rep_3","ser_LDL_t_rep_4","ser_LDL_b_rep_1","ser_LDL_b_rep_2","ser_LDL_b_rep_3","ser_LDL_b_rep_4")

# set up color using RColorBrewer
#library(RColorBrewer)
#colors <- brewer.pal(length(targetgenelist), "Set1")

colors=c( "#E41A1C", "#377EB8", "#4DAF4A", "#984EA3", "#FF7F00",  "#A65628", "#F781BF",
          "#999999", "#66C2A5", "#FC8D62", "#8DA0CB", "#E78AC3", "#A6D854", "#FFD92F", "#E5C494", "#B3B3B3", 
          "#8DD3C7", "#FFFFB3", "#BEBADA", "#FB8072", "#80B1D3", "#FDB462", "#B3DE69", "#FCCDE5",
          "#D9D9D9", "#BC80BD", "#CCEBC5", "#FFED6F")


## code

targetmatvec=unlist(targetmat)+1
yrange=range(targetmatvec[targetmatvec>0]);
# yrange[1]=1; # set the minimum value to 1
for(i in 1:length(targetmat)){
  vali=targetmat[[i]]+1;
  if(i==1){
    plot(1:length(vali),vali,type='b',las=1,pch=20,main=paste('sgRNAs in',targetgene),ylab='Read counts',xlab='Samples',xlim=c(0.7,length(vali)+0.3),ylim = yrange,col=colors[(i %% length(colors))],xaxt='n',log='y')
    axis(1,at=1:length(vali),labels=(collabel),las=2)
    # lines(0:100,rep(1,101),col='black');
  }else{
    lines(1:length(vali),vali,type='b',pch=20,col=colors[(i %% length(colors))])
  }
}




# parameters
# Do not modify the variables beginning with "__"
targetmat=list(c(756.7988235360428,861.5168288800528),c(799.5090956971713,802.2528181360693),c(857.3651607117368,761.730720999806),c(699.6011836348075,790.8758375104477),c(1005.7737529694925,1240.1806710500543),c(1181.3218128352146,1164.3792910800914),c(1080.1430941636015,1154.0213806583695),c(1144.2646013227236,1035.6337062742837),c(990.7464972051101,1148.4370925260475),c(1083.4292209177727,1305.105537161424),c(1013.7029963755252,1078.5490489519707),c(1040.9934418271957,1094.3964547418789),c(835.5655260217226,1075.91672112294),c(814.4043718598382,1233.707506711453),c(1022.2921413520969,1274.5736781639482),c(799.914767816059,1001.0995630395818))
targetgene="OST4"
collabel=c("ser_LDL_t_rep_1","ser_LDL_t_rep_2","ser_LDL_t_rep_3","ser_LDL_t_rep_4","ser_LDL_b_rep_1","ser_LDL_b_rep_2","ser_LDL_b_rep_3","ser_LDL_b_rep_4")

# set up color using RColorBrewer
#library(RColorBrewer)
#colors <- brewer.pal(length(targetgenelist), "Set1")

colors=c( "#E41A1C", "#377EB8", "#4DAF4A", "#984EA3", "#FF7F00",  "#A65628", "#F781BF",
          "#999999", "#66C2A5", "#FC8D62", "#8DA0CB", "#E78AC3", "#A6D854", "#FFD92F", "#E5C494", "#B3B3B3", 
          "#8DD3C7", "#FFFFB3", "#BEBADA", "#FB8072", "#80B1D3", "#FDB462", "#B3DE69", "#FCCDE5",
          "#D9D9D9", "#BC80BD", "#CCEBC5", "#FFED6F")


## code

targetmatvec=unlist(targetmat)+1
yrange=range(targetmatvec[targetmatvec>0]);
# yrange[1]=1; # set the minimum value to 1
for(i in 1:length(targetmat)){
  vali=targetmat[[i]]+1;
  if(i==1){
    plot(1:length(vali),vali,type='b',las=1,pch=20,main=paste('sgRNAs in',targetgene),ylab='Read counts',xlab='Samples',xlim=c(0.7,length(vali)+0.3),ylim = yrange,col=colors[(i %% length(colors))],xaxt='n',log='y')
    axis(1,at=1:length(vali),labels=(collabel),las=2)
    # lines(0:100,rep(1,101),col='black');
  }else{
    lines(1:length(vali),vali,type='b',pch=20,col=colors[(i %% length(colors))])
  }
}




# parameters
# Do not modify the variables beginning with "__"
targetmat=list(c(802.7611123952734,1070.034284759591),c(825.665509773453,1076.4226552880266),c(876.9495494351487,1185.851924078724),c(957.2201183661866,976.5456835003522),c(247.3090899053913,330.51138636614945),c(204.29091743490778,319.0071829772043),c(184.06221026621466,381.64785817397785),c(232.19364900311743,333.6667893838422),c(440.0152889359505,424.77421615003306),c(566.7340471496888,507.8131163440105),c(430.4625243339692,505.68101950855913),c(519.4812106362795,439.2902186433196),c(967.8320649728513,885.8847446748867),c(908.9596300029812,963.2806015995279),c(899.8595084612447,888.4277959288054),c(969.9971162751044,831.8466407305218))
targetgene="NUDC"
collabel=c("ser_LDL_t_rep_1","ser_LDL_t_rep_2","ser_LDL_t_rep_3","ser_LDL_t_rep_4","ser_LDL_b_rep_1","ser_LDL_b_rep_2","ser_LDL_b_rep_3","ser_LDL_b_rep_4")

# set up color using RColorBrewer
#library(RColorBrewer)
#colors <- brewer.pal(length(targetgenelist), "Set1")

colors=c( "#E41A1C", "#377EB8", "#4DAF4A", "#984EA3", "#FF7F00",  "#A65628", "#F781BF",
          "#999999", "#66C2A5", "#FC8D62", "#8DA0CB", "#E78AC3", "#A6D854", "#FFD92F", "#E5C494", "#B3B3B3", 
          "#8DD3C7", "#FFFFB3", "#BEBADA", "#FB8072", "#80B1D3", "#FDB462", "#B3DE69", "#FCCDE5",
          "#D9D9D9", "#BC80BD", "#CCEBC5", "#FFED6F")


## code

targetmatvec=unlist(targetmat)+1
yrange=range(targetmatvec[targetmatvec>0]);
# yrange[1]=1; # set the minimum value to 1
for(i in 1:length(targetmat)){
  vali=targetmat[[i]]+1;
  if(i==1){
    plot(1:length(vali),vali,type='b',las=1,pch=20,main=paste('sgRNAs in',targetgene),ylab='Read counts',xlab='Samples',xlim=c(0.7,length(vali)+0.3),ylim = yrange,col=colors[(i %% length(colors))],xaxt='n',log='y')
    axis(1,at=1:length(vali),labels=(collabel),las=2)
    # lines(0:100,rep(1,101),col='black');
  }else{
    lines(1:length(vali),vali,type='b',pch=20,col=colors[(i %% length(colors))])
  }
}




# parameters
# Do not modify the variables beginning with "__"
targetmat=list(c(192.55987376958421,446.05049230246954),c(260.0220934651818,1320.6312911957032),c(327.1573312309823,348.1383556862347),c(130.91099357135934,155.76131261764044),c(374.5368403965048,326.1849755001192),c(345.03122727714714,385.548521138921),c(337.19636818160586,350.97352469968894),c(511.8864087017593,415.66377314525806),c(622.9173304779399,895.9779612144048),c(590.5510648016964,862.5711670115198),c(765.4231082284294,887.2104230313815),c(712.9376794486382,859.4839023097483),c(394.2595876368306,466.73606825510274),c(400.57738733249744,523.0325193370867),c(392.4108004178823,492.70133259560765),c(509.1347347054596,537.862194136152))
targetgene="INTS1"
collabel=c("ser_LDL_t_rep_1","ser_LDL_t_rep_2","ser_LDL_t_rep_3","ser_LDL_t_rep_4","ser_LDL_b_rep_1","ser_LDL_b_rep_2","ser_LDL_b_rep_3","ser_LDL_b_rep_4")

# set up color using RColorBrewer
#library(RColorBrewer)
#colors <- brewer.pal(length(targetgenelist), "Set1")

colors=c( "#E41A1C", "#377EB8", "#4DAF4A", "#984EA3", "#FF7F00",  "#A65628", "#F781BF",
          "#999999", "#66C2A5", "#FC8D62", "#8DA0CB", "#E78AC3", "#A6D854", "#FFD92F", "#E5C494", "#B3B3B3", 
          "#8DD3C7", "#FFFFB3", "#BEBADA", "#FB8072", "#80B1D3", "#FDB462", "#B3DE69", "#FCCDE5",
          "#D9D9D9", "#BC80BD", "#CCEBC5", "#FFED6F")


## code

targetmatvec=unlist(targetmat)+1
yrange=range(targetmatvec[targetmatvec>0]);
# yrange[1]=1; # set the minimum value to 1
for(i in 1:length(targetmat)){
  vali=targetmat[[i]]+1;
  if(i==1){
    plot(1:length(vali),vali,type='b',las=1,pch=20,main=paste('sgRNAs in',targetgene),ylab='Read counts',xlab='Samples',xlim=c(0.7,length(vali)+0.3),ylim = yrange,col=colors[(i %% length(colors))],xaxt='n',log='y')
    axis(1,at=1:length(vali),labels=(collabel),las=2)
    # lines(0:100,rep(1,101),col='black');
  }else{
    lines(1:length(vali),vali,type='b',pch=20,col=colors[(i %% length(colors))])
  }
}



dev.off()
Sweave("ser_bottom_top_summary.Rnw");
library(tools);

texi2dvi("ser_bottom_top_summary.tex",pdf=TRUE);
